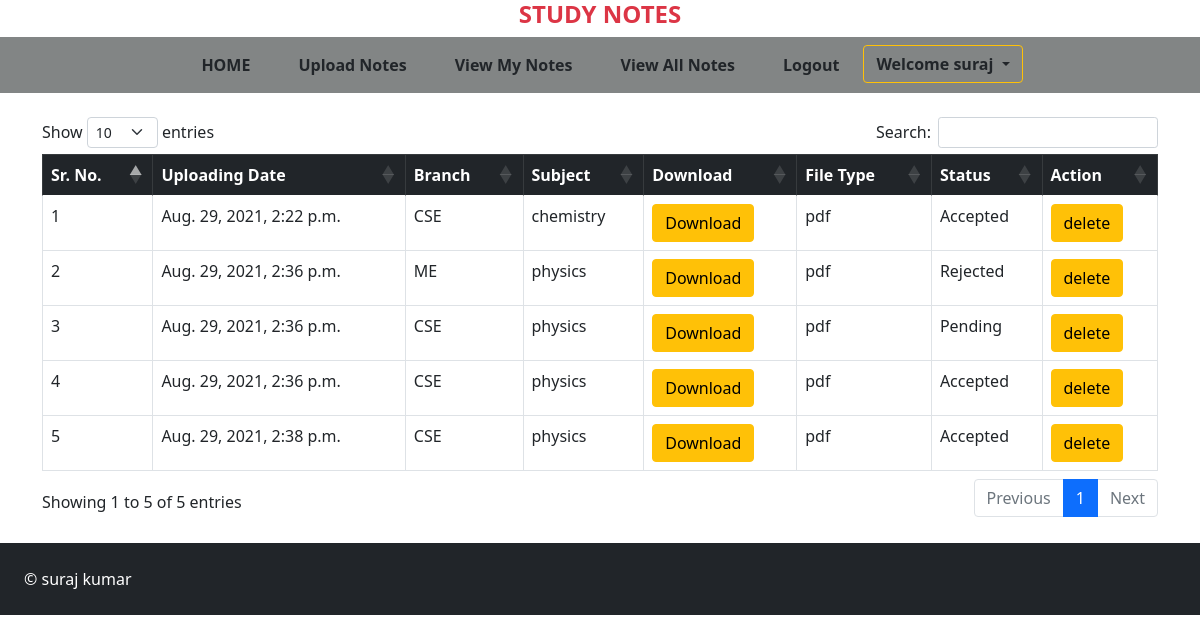
The app's page /viewnotes (signed in) with its own data.
### app1/models.py (models this page shows, shortened)
class Note(models.Model):
    user=models.ForeignKey(User,on_delete=models.CASCADE)
    uploadingdate=models.DateTimeField(auto_now_add=True)
    branch = models.CharField(max_length=50,choices=branchchoice)
    subject = models.CharField(max_length=50)
    notesfile=models.FileField(upload_to='Notes')
    filetype=models.CharField(max_length=50,choices=filetype)
    description=models.CharField(max_length=200,null=True,blank=True)
    status=models.CharField(max_length=15,default="Pending")

### app1/views.py (the view)
# urls.py: path("viewnotes",viewnotes, name="viewnotes"),
@login_required(login_url='login')
def viewnotes(request):
    fields=Note.objects.filter(user=request.user)
    return render(request,'viewnotes.html',{'fields':fields})

### app1/templates/viewnotes.html (shortened to what this page needs)
{% extends 'usernav.html' %}
{% block body %}
<div class="container-fluid " >
  <div class="container my-4 table-responsive">
     <table class="table table-bordered" id="example">
        <thead class="table-dark">
          <tr>
            <th scope="col">Sr. No.</th>
            <th scope="col">Uploading Date</th>
            <th scope="col">Branch</th>
            <th scope="col">Subject</th>
            <th scope="col">Download </th>
            <th scope="col">File Type</th>
            <th scope="col">Status</th>
            <th scope="col" >Action</th>
          </tr>
        </thead>
        <tbody>
          {% for fm in fields %}
          <tr>
            <td>{{forloop.counter}}</td>
            <td>{{fm.uploadingdate}}</td>
            <td>{{fm.branch}}</td>
            <td>{{fm.subject}}</td>
            <td><a type="button"  href="{{fm.notesfile.url}}" class="btn btn-warning">Download</a></td>
            <td>{{fm.filetype}}</td>
            <td>{{fm.status}}</td>
            <td><a onclick="confirmation(event)" type="button" data-id="{% url 'delete' fm.id %}" href="{% url 'delete' fm.id %}"  class="btn btn-warning">delete</a></td>
          </tr>
          {% endfor %}
        </tbody>
      </table>
    </div>
    </div>
{% endblock body %}

### app1/templates/usernav.html (shortened to what this page needs)
<!doctype html>
{% load static %}
<html lang="en">
  <head>
    <link rel="stylesheet" href="https://cdnjs.cloudflare.com/ajax/libs/twitter-bootstrap/5.0.1/css/bootstrap.min.css">
    <link rel="stylesheet" href="https://cdn.datatables.net/1.11.0/css/dataTables.bootstrap5.min.css">
    <link href="https://cdn.jsdelivr.net/npm/bootstrap@5.0.2/dist/css/bootstrap.min.css" rel="stylesheet">
    <link rel="stylesheet" href="{% static 'css/mystyle.css' %}">
  </head>
  <body>
  <h4 class=" fw-bold text-danger text-center ">STUDY NOTES</h4>
    <nav class="navbar navbar-expand-lg " style="background-color:rgb(130, 133, 133);">
  <div class="container-fluid">
    <div class="collapse navbar-collapse" id="navbarSupportedContent">
      <ul class="navbar-nav mx-auto mb-2 mb-lg-0">
        <li class="nav-item mx-3">
          <a class="nav-link fw-bold text-dark my" aria-current="page" href="{% url 'profile' %}">HOME</a>
        </li>
        <li class="nav-item mx-3">
          <a class="nav-link fw-bold text-dark my" href="{% url 'notes' %}">Upload Notes</a>
        </li>
        <li class="nav-item mx-3">
          <a class="nav-link fw-bold text-dark my" href="{% url 'viewnotes' %}">View My Notes</a>
        </li>
        <li class="nav-item mx-3">
          <a class="nav-link fw-bold text-dark my" href="{% url 'viewallnotes' %}">View All Notes</a>
        </li>
        <li class="nav-item mx-3">
          <a class="nav-link fw-bold text-dark my " href="{% url 'logout' %}">Logout</a>
        </li>
        <li class="nav-item dropdown">
          <a class="btn btn-outline-warning dropdown-toggle fw-bold text-dark " href="#" id="navbarDropdown" role="button" data-bs-toggle="dropdown" aria-expanded="false">
            Welcome {{request.user.first_name}}
          </a>
        </li>
    </div>
  </div>
</nav>
    {% block body %}{% endblock body %}
      <div class="d-flex p-4 bd-highlight bg-dark text-white ">&copy suraj kumar</div>
  </body>
</html>

### records on screen
Note: uploadingdate "Aug. 29, 2021, 2:22 p.m.", branch "CSE", subject "chemistry", filetype "pdf", status "Accepted"
Note: uploadingdate "Aug. 29, 2021, 2:36 p.m.", branch "ME", subject "physics", filetype "pdf", status "Rejected"
Note: uploadingdate "Aug. 29, 2021, 2:36 p.m.", branch "CSE", subject "physics", filetype "pdf", status "Pending"
Note: uploadingdate "Aug. 29, 2021, 2:36 p.m.", branch "CSE", subject "physics", filetype "pdf", status "Accepted"
Note: uploadingdate "Aug. 29, 2021, 2:38 p.m.", branch "CSE", subject "physics", filetype "pdf", status "Accepted"

### other values on screen
{{ request.user.first_name }} "suraj"
